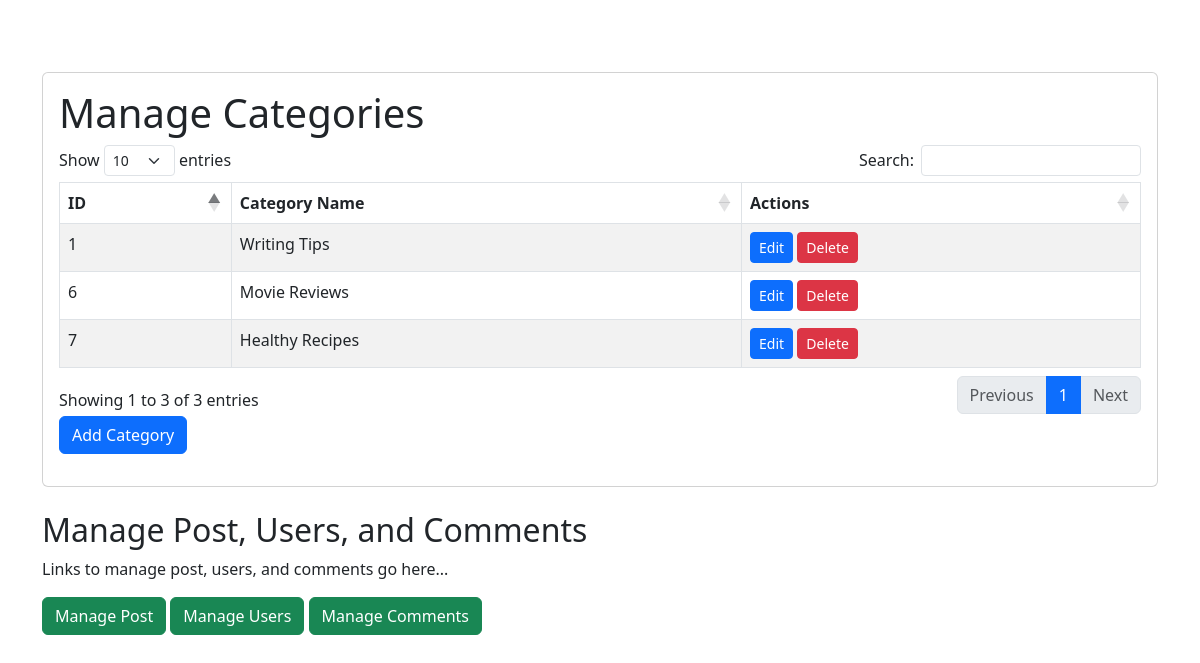
Page /categories/categories.php (signed in) on the committed database.
### tables this page shows
CREATE TABLE `categories` (
  `category_id` int(11) NOT NULL,
  `category_name` varchar(255) NOT NULL
);

### categories/categories.php (the view, shortened to what this page needs)
<?php
function getCategories() {
    $conn = connectDB();
    $query = "SELECT * FROM categories";
    $result = $conn->query($query);
    $categories = $result->fetch_all(MYSQLI_ASSOC);
    return $categories;
}
$categories = getCategories();
?>
<!DOCTYPE html>
<html lang="en">
<head>
    <link href="https://cdn.jsdelivr.net/npm/bootstrap@5.3.0/dist/css/bootstrap.min.css" rel="stylesheet">
    <link rel="stylesheet" type="text/css" href="https://cdn.datatables.net/1.11.5/css/dataTables.bootstrap5.min.css">
</head>
<body>
    <div class="container mt-5">
        <br>
        <div class="card">
            <div class="card-body">
            <h1 class="">Manage Categories</h1>
        <table id="categoriesTable" class="table table-bordered table-striped">
            <thead>
                <tr>
                    <th>ID</th>
                    <th>Category Name</th>
                    <th>Actions</th>
                </tr>
            </thead>
            <tbody>
                <?php foreach ($categories as $category): ?>
                    <tr>
                        <td><?php echo $category['category_id']; ?></td>
                        <td><?php echo $category['category_name']; ?></td>
                        <td>
                            <button type="button" class="btn btn-primary btn-sm" data-bs-toggle="modal"
                                data-bs-target="#editCategoryModal<?php echo $category['category_id']; ?>">
                                Edit
                            </button>
                            <a href="categories.php?action=delete&id=<?php echo $category['category_id']; ?>"
                                class="btn btn-danger btn-sm">Delete</a>
                        </td>
                    </tr>
                <?php endforeach; ?>
            </tbody>
        </table>
        <button type="button" class="btn btn-primary mb-3" data-bs-toggle="modal" data-bs-target="#addCategoryModal">
            Add Category
        </button>
        </div>
                </div>
        <h2 class="mt-4">Manage Post, Users, and Comments</h2>
        <p>Links to manage post, users, and comments go here...</p>
        <a href="../post/post.php" class="btn btn-success">Manage Post</a>
        <a href="../user/users.php" class="btn btn-success">Manage Users</a>
        <a href="../comment/comments.php" class="btn btn-success">Manage Comments</a>
    </div>
</body>
</html>

### rows in the picture
categories: category_id "1", category_name "Writing Tips"
categories: category_id "6", category_name "Movie Reviews"
categories: category_id "7", category_name "Healthy Recipes"
